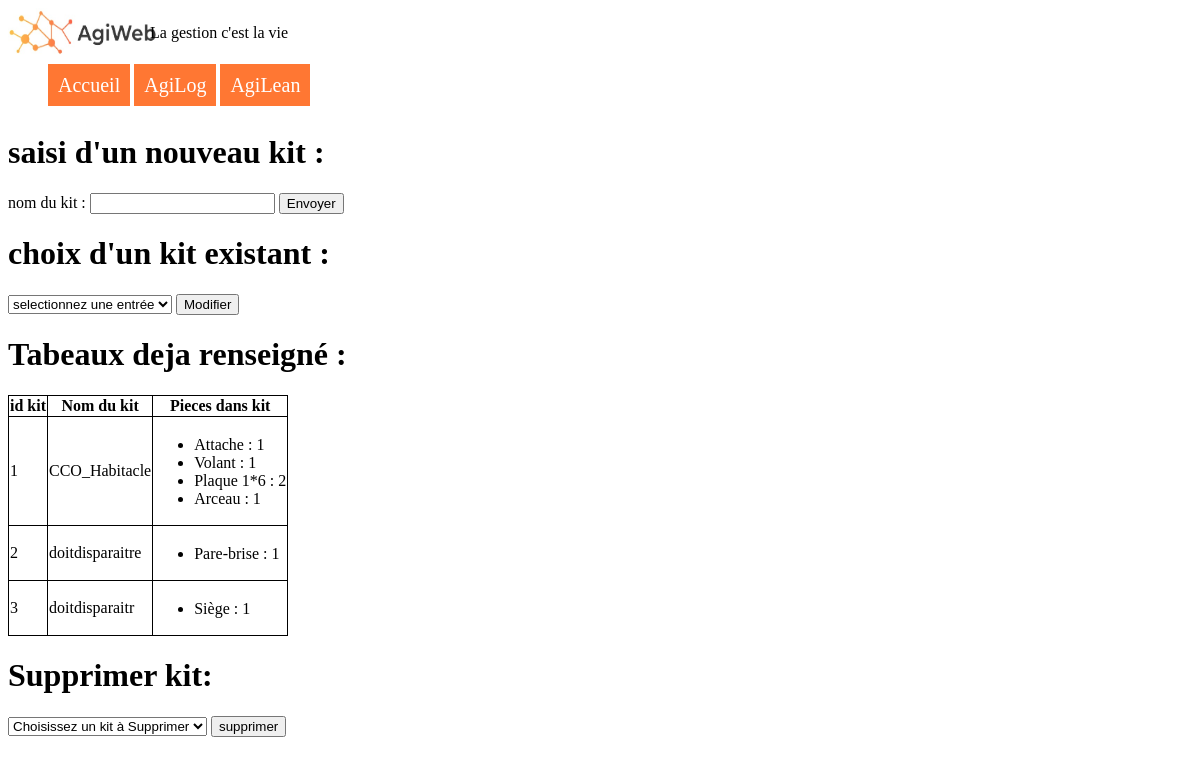
Page /Agilog/Initialisation/Code_kit on the earlier database version.
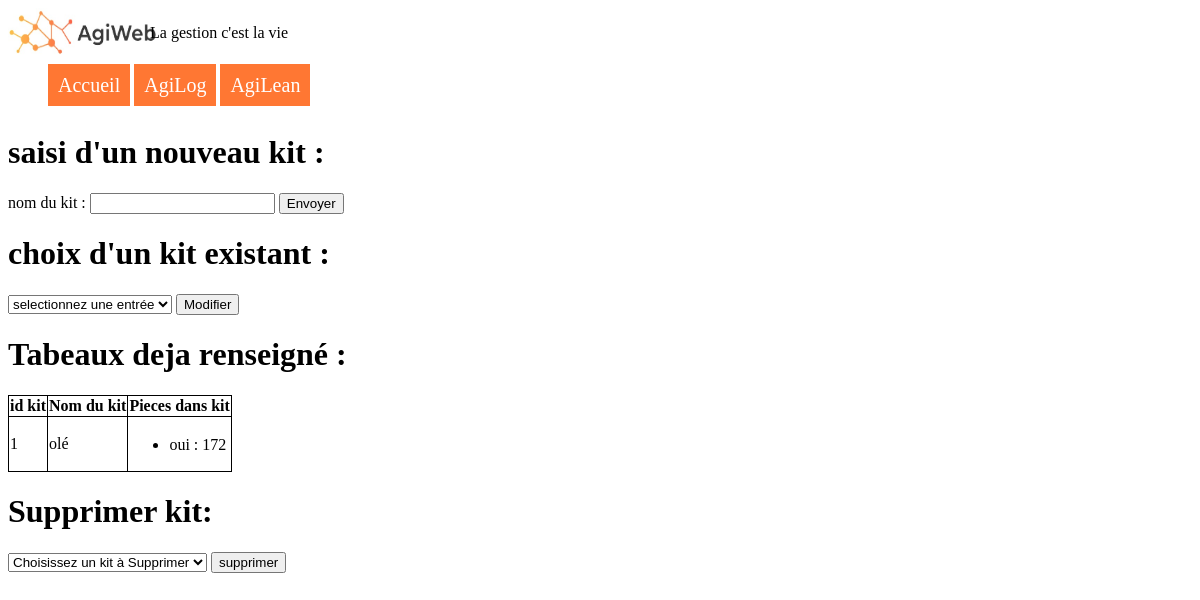
Same page on the later database version.
### tables this page shows
CREATE TABLE "kit" (
	"id"	INTEGER NOT NULL,
	"nom_kit"	TEXT,
	"stock_alean"	INTEGER,
	PRIMARY KEY("id")
);

CREATE TABLE "piece" (
	"id"	TEXT NOT NULL,
	"nom"	TEXT NOT NULL,
	"quantite"	INTEGER NOT NULL,
	"seuil_recomp"	INTEGER,
	"stock_secu"	INTEGER,
	"delai_reappro"	INTEGER,
	"a_commander"	INTEGER,
	"fournisseur"	INTEGER,
	PRIMARY KEY("id")
);

CREATE TABLE "compo_kit" (
	"kit"	INTEGER NOT NULL,
	"piece"	TEXT NOT NULL,
	"quantite"	INTEGER NOT NULL
);

### run.py (the view)
@app.route('/Agilog/Initialisation/Code_kit', methods=['GET', 'POST'])
def code_kit():
    contenu=""
    kit= recupere_interraction(1,contenu)
    con = lite.connect(cheminbdd)
    con.row_factory = lite.Row
    cur=con.cursor()
    cur.execute("SELECT nom_kit FROM kit;")
    base=cur.fetchall()#variable pour le menu déroulant
    cur.execute("SELECT id,nom_kit FROM kit;")
    id=cur.fetchall()
    dico_kit=[]
    for base in id :
        cur.execute('SELECT nom, c.quantite, kit.nom_kit FROM piece p JOIN (compo_kit c JOIN kit on kit.id=c.kit) on p.id=c.piece WHERE c.kit=?;',[base[0]])
        dico_kit.append(cur.fetchall())#dico_kit est une liste de dictionnaire ou chaque dictionnaire est un kit
    cur.execute("SELECT nom_kit FROM kit;")
    base=cur.fetchall()
    cur.close()
    return(render_template("Code_kit_init.html", msg="" ,tab_piece=dico_kit ,liste_kit=base ,liste_id=id ))

### fonctions_logiques.py (called while the page is built)
def recupere_interraction(n,contenu):
    L=[]
    for i in range(n):
        nom=str(request.args.get('nom_kit'+str(i),''))
        L.append(nom)
    return(L)

### Templates/Code_kit_init.html (shortened to what this page needs)
<html lang="en" dir="ltr">
{%include 'head.html'%}
  <body>
    {%include 'navbar.html'%}
    <h1>saisi d'un nouveau kit :</h1>
    <form method='post' action='{{url_for('modif_kit')}}'>
      <label for="nom_kit1"> nom du kit : </label><input type='str' name='nom_kit_a_modif' value='' />
      <input type='submit' value='Envoyer'/>
    </form>
    <h1>choix d'un kit existant :</h1>
    <form action="{{url_for('modif_kit')}}" method="post">
      <select name="nom_kit_a_modif">
        <option value="vierge">selectionnez une entrée</option>
      </select>
      <input type="submit" value="Modifier">
    </form>
    <h1>Tabeaux deja renseigné :</h1>
    <table>
      <tr>
        <th>id kit</th>
        <th>Nom du kit</th>
        <th>Pieces dans kit</th>
      </tr>
      {%for kit in liste_id%}
      <tr>
        <td>{{kit[0]}}</td>
        <td>{{kit[1]}}</td>
        <td>
          <ul>
            {%for piece in tab_piece[loop.index0]%}
            <li>{{piece['nom']}} : {{piece['quantite'] }} </li>
            {%endfor%}
          </ul>
        </td>
      </tr>
      {%endfor%}
    </table>
    <h1>Supprimer kit:</h1>
    <form action="{{url_for('supprimer_kit')}}" method="post">
            <select name='nomdele'>
                <option value='0'>Choisissez un kit à Supprimer</option>
            </select>
            <input type="submit" value="supprimer">
    </form>
  </body>
</html>

### Templates/head.html (shortened to what this page needs)
<head>
  <link rel="stylesheet" type="text/css" href="{{url_for("static", filename="accueil.css")}}">
</head>

### Templates/navbar.html
<header>
  <div id="content">
    <div id="photo">
      <img class="logo" src="{{url_for("static",filename="logo.jpg")}}" alt="description" />
    </div>
    <div id="proverbe">
      <p> La gestion c'est la vie </p>
    </div>
  </div>
</header>
<div id="extending-nav">
  <div class="leftbox">
    <nav class="menu-nav">
      <ul>
        <li class="bouton">
          <a href="{{url_for('index')}}"> Accueil </a>
        </li>
        <li class="bouton">
          <a href="{{url_for('agilog')}}" rel="nofollow">
          AgiLog </a>
        </li>
        <li class="bouton">
          <a href="{{url_for('agilean')}}" rel="nofollow">
          AgiLean </a>
        </li>
      </ul>
    </nav>
  </div>
</div>

### Static/accueil.css (style rules this page uses)
.logo { width:150px ; height:50px ; float : left ; }
table { border-collapse: collapse; }
td,th { border-style: solid; border: 1px, solid black; }
div#content div { display :inline-block; width: 12%; }
div#content div#photo { float:left; }
div#content div#proverbe { vertical-align: top; }
nav.menu-nav ul li.bouton { list-style-type: none; display :inline-block; }
nav.menu-nav ul li.bouton a { color:white; background-color:FF7733; text-decoration: none; padding:10px; font-size:20px; }
div#extending-nav div { display :inline-block; }
div#extending-nav .leftbox { margin-right: 100px; }
td,th { border: 1px solid black; }

Differences in the rows shown:
removed piece: nom "Attache", quantite "1"
removed piece: nom "Volant", quantite "1"
removed piece: nom "Plaque 1*6", quantite "2"
removed kit: id "2", nom_kit "doitdisparaitre"
removed piece: nom "Pare-brise", quantite "1", shown under "2"
removed kit: id "3", nom_kit "doitdisparaitr"
removed piece: nom "Siège", quantite "1", shown under "3"
changed kit id 1: loses piece (nom "Arceau", quantite "1"); nom_kit "CCO_Habitacle" → "olé"
added piece: nom "oui", quantite "172"
